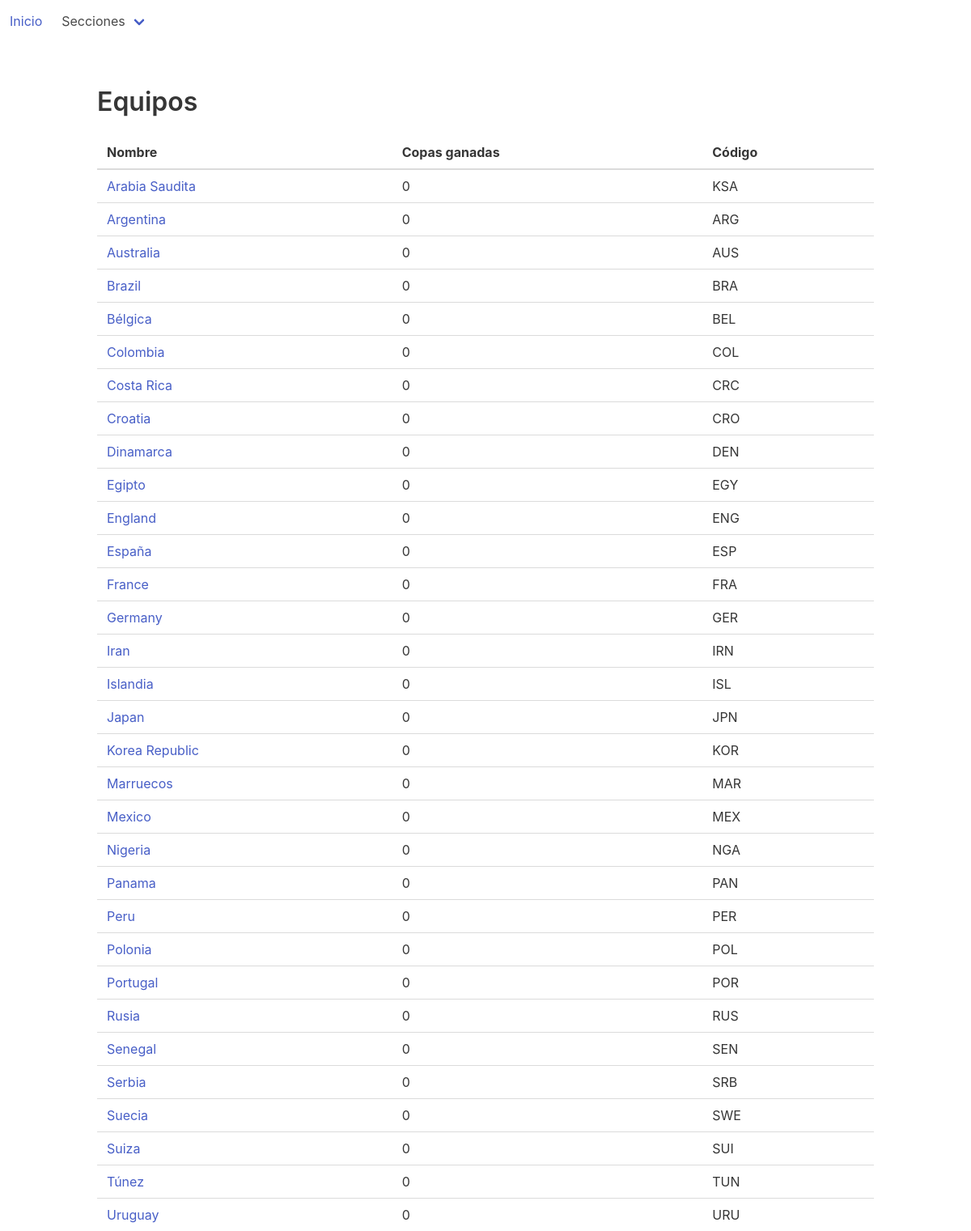
The page /dashboard/teams on the database as committed earlier.
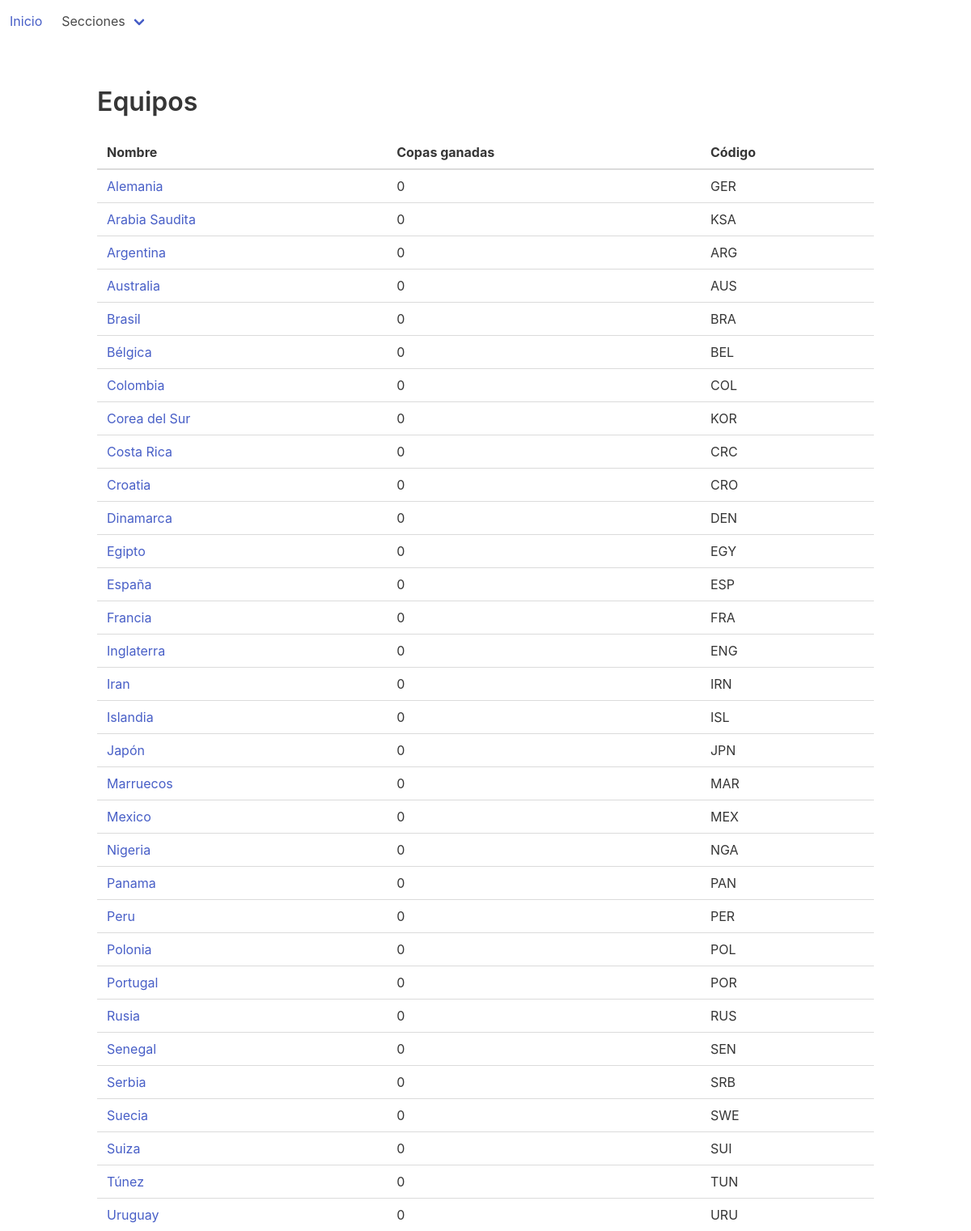
The same page on the database as committed later.
### dashboard/models.py (models this page shows, shortened)
class Team(models.Model):
    name = models.CharField(max_length=32)
    code = models.CharField(max_length=32)
    cups = models.IntegerField(default=0)
    finals = models.IntegerField(default=0)
    semifinals = models.IntegerField(default=0)
    class Meta:
        ordering = ["name"]

### dashboard/views.py (the view)
class TeamListView(ListView):
    model = Team

### templates/dashboard/team_list.html (shortened to what this page needs)
{% extends 'base.html' %}
{% block content %}
    <h1 class="title">Equipos</h1>
    <table class="table">
        <thead>
        <tr>
            <th>Nombre</th>
            <th>Copas ganadas </th>
            <th>Código</th>
        </tr>
        </thead>
        <tbody>
        {% for team in team_list %}
            <tr>
                <td><a href="{% url 'team-detail' team.pk %}">{{ team.name }}</a></td>
                <td>{{ team.cups }}</td>
                <td>{{ team.code }}</td>
            </tr>
        {% endfor %}
        </tbody>
    </table>
{% endblock %}

Rows that differ between the two databases and show on the page:
changed Team "GER": name "Germany" → "Alemania"; moves up the list
changed Team "BRA": name "Brazil" → "Brasil"
changed Team "KOR": name "Korea Republic" → "Corea del Sur"; moves up the list
changed Team "FRA": name "France" → "Francia"
changed Team "ENG": name "England" → "Inglaterra"; moves down the list
changed Team "JPN": name "Japan" → "Japón"
